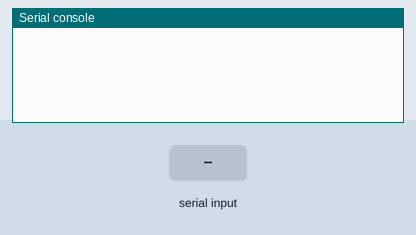
Bench run of a program on a simulated Raspberry Pi Pico running CircuitPython. Shown: the last lines printed to the serial console. Inputs (shaded band) come from the test bench.

Above: at 1.2 s.
1.3 s: "A" typed at the serial console, then Enter
At 2.3 s:
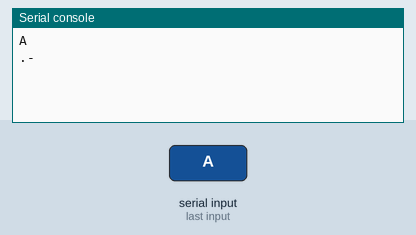
2.8 s: "B" typed at the serial console, then Enter
At 3.4 s:
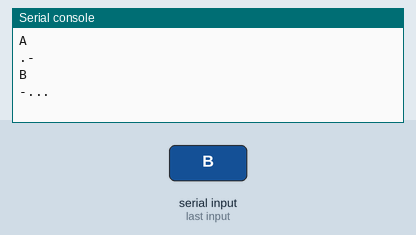
4.3 s: "C" typed at the serial console, then Enter
At 5.5 s:
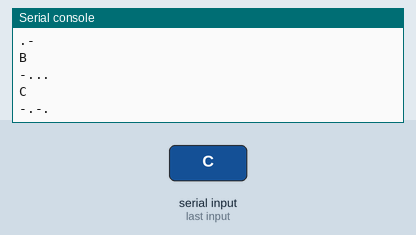
5.8 s: "D" typed at the serial console, then Enter
At 6.9 s:
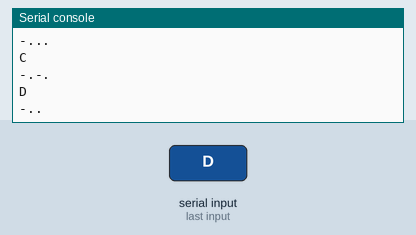
7.3 s: "E" typed at the serial console, then Enter
At 8.1 s:
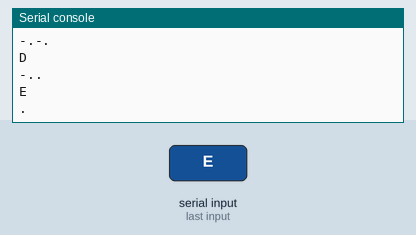
8.8 s: "F" typed at the serial console, then Enter
At 9.2 s:
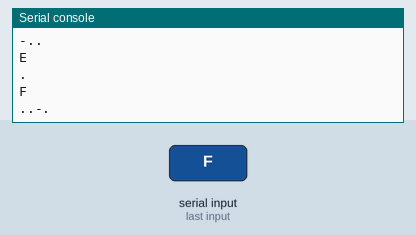

The program:

Morse_Code_Part_1__Translation_.py
```python
import board
import pulseio
import time
buzzer = pulseio.PWMOut(board.GP17, variable_frequency=True)
buzzer.frequency = 440
OFF = 0
ON = 2**15
DOT = 0.25
DASH = 0.75

# Dictionary representing the morse code chart
MORSE_CODE = { 'A':'.-', 'B':'-...',
    'C':'-.-.', 'D':'-..', 'E':'.',
    'F':'..-.', 'G':'--.', 'H':'....',
    'I':'..', 'J':'.---', 'K':'-.-',
    'L':'.-..', 'M':'--', 'N':'-.',
    'O':'---', 'P':'.--.', 'Q':'--.-',
    'R':'.-.', 'S':'...', 'T':'-',
    'U':'..-', 'V':'...-', 'W':'.--',
    'X':'-..-', 'Y':'-.--', 'Z':'--..',
    '1':'.----', '2':'..---', '3':'...--',
    '4':'....-', '5':'.....', '6':'-....',
    '7':'--...', '8':'---..', '9':'----.',
    '0':'-----', ',':'--..--', '.':'.-.-.-',
    '?':'..--..', '/':'-..-.', '-':'-....-',
    '(':'-.--.', ')':'-.--.-', ' ':'/'}

while True:
    Input = input()
    x = Input.upper()
    for letter in x:
        print(MORSE_CODE[letter], end=" ")
    if Input == str("-q"):
        break
```

Measured:
- after the input at 1.3 s, the serial console: prints a new line at once (image 1)
- after the input at 2.8 s, the serial console: prints a new line at once (image 2)
- after the input at 4.3 s, the serial console: prints a new line at once (image 3)
- after the input at 5.8 s, the serial console: prints a new line at once (image 4)
- after the input at 7.3 s, the serial console: prints a new line at once (image 5)
- after the input at 8.8 s, the serial console: prints a new line at once (image 6)
